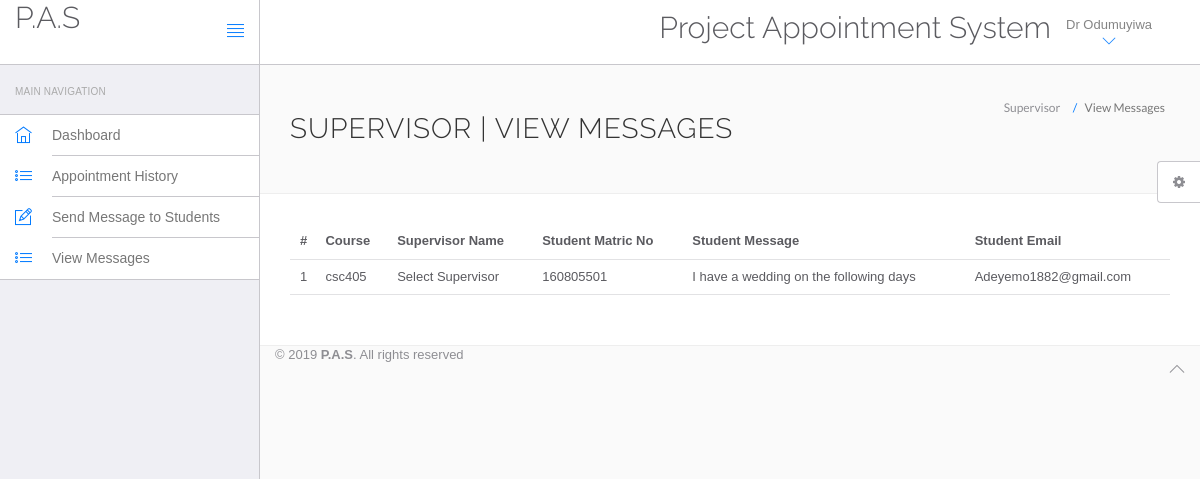
Screenshot of /school/pas/supervisor/view-message.php (signed in) with the database file from the repository.
### tables this page shows
CREATE TABLE IF NOT EXISTS `supervisors` (
  `id` int(11) NOT NULL AUTO_INCREMENT,
  `course` varchar(255) NOT NULL,
  `supervisorName` varchar(255) NOT NULL,
  `address` longtext NOT NULL,
  `contactno` bigint(11) NOT NULL,
  `email` varchar(255) NOT NULL,
  `password` varchar(255) NOT NULL,
  `creationDate` timestamp NOT NULL DEFAULT current_timestamp(),
  `updationDate` varchar(255) NOT NULL,
  PRIMARY KEY (`id`)
);

CREATE TABLE IF NOT EXISTS `supmessage` (
  `id` int(11) NOT NULL AUTO_INCREMENT,
  `supcourse` varchar(255) NOT NULL,
  `supervisor` varchar(255) NOT NULL,
  `email` varchar(255) NOT NULL,
  `matric` varchar(255) NOT NULL,
  `user_message` varchar(255) NOT NULL,
  PRIMARY KEY (`id`)
);

### school/pas/supervisor/view-message.php (the view, shortened to what this page needs)
<?php
include('include/config.php');
?>
<!DOCTYPE html>
<html lang="en">
	<head>
		<link rel="stylesheet" href="vendor/bootstrap/css/bootstrap.min.css">
		<link rel="stylesheet" href="vendor/fontawesome/css/font-awesome.min.css">
		<link rel="stylesheet" href="vendor/themify-icons/themify-icons.min.css">
		<link href="vendor/animate.css/animate.min.css" rel="stylesheet" media="screen">
		<link href="vendor/perfect-scrollbar/perfect-scrollbar.min.css" rel="stylesheet" media="screen">
		<link href="vendor/switchery/switchery.min.css" rel="stylesheet" media="screen">
		<link href="vendor/bootstrap-touchspin/jquery.bootstrap-touchspin.min.css" rel="stylesheet" media="screen">
		<link href="vendor/select2/select2.min.css" rel="stylesheet" media="screen">
		<link href="vendor/bootstrap-datepicker/bootstrap-datepicker3.standalone.min.css" rel="stylesheet" media="screen">
		<link href="vendor/bootstrap-timepicker/bootstrap-timepicker.min.css" rel="stylesheet" media="screen">
		<link rel="stylesheet" href="assets/css/styles.css">
		<link rel="stylesheet" href="assets/css/plugins.css">
		<link rel="stylesheet" href="assets/css/themes/theme-1.css" id="skin_color" />
	</head>
	<body>
		<div id="app">
			<?php include('include/sidebar.php');?>
			<div class="app-content">
		<?php include('include/header.php');?>
		<div class="main-content" >
		<div class="wrap-content container" id="container">
			<section id="page-title">
				<div class="row">
					<div class="col-sm-8">
						<h1 class="mainTitle">Supervisor  | View Messages</h1>
					</div>
					<ol class="breadcrumb">
						<li>
							<span>Supervisor </span>
						</li>
						<li class="active">
							<span>View Messages</span>
						</li>
					</ol>
				</div>
			</section>
	<div class="container-fluid container-fullw bg-white">
        <div class="row">
            <div class="col-md-12">
                <table class="table table-hover" id="sample-table-1">
                    <thead>
						<tr>
							<th class="center">#</th>
							<th class="hidden-xs">Course</th>
							<th>Supervisor Name</th>
							<th>Student Matric No </th>
                            <th>Student Message</th>
                            <th>Student Email</th>
						</tr>
                    </thead>
                    <tbody>
                        <?php
                        $sql = mysqli_query($con, "select * from supmessage") ;
                        $count = 1;
                        while($row = mysqli_fetch_array($sql)){
                        ?>
                        <tr>
                          <td class="center"><?php echo $count; ?> </td>
                          <td class="hidden-xs"><?php echo $row['supcourse'];?></td>
							<td><?php echo $row['supervisor'];?></td>
							<td><?php echo $row['matric'];?> </td>
							<td><?php echo $row['user_message'];?></td>
							<td><?php echo $row['email'];?></td>
                        </tr>
                        <?php
                        $count = $count + 1;
                        };?>
                    </tbody>
                </table>
            </div>
        </div>
    </div>
	<?php include('include/footer.php');?>
	<?php include('include/setting.php');?>
		</div>
    </body>
</html>

### school/pas/supervisor/include/header.php (shortened to what this page needs)
<header class="navbar navbar-default navbar-static-top">
<div class="navbar-header">
	<a class="navbar-brand" href="#">
		<h2 style="padding-top:2% ">P.A.S</h2>
	</a>
	<a href="#" class="sidebar-toggler pull-right visible-md visible-lg" data-toggle-class="app-sidebar-closed" data-toggle-target="#app">
		<i class="ti-align-justify"></i>
	</a>
</div>
<div class="navbar-collapse collapse">
	<ul class="nav navbar-right">
			<li  style="padding-top:2% ">
			<h2>Project Appointment System</h2>
		</li>
	<li class="dropdown current-user">
		<a href class="dropdown-toggle" data-toggle="dropdown">
			<span class="username">
			<?php
			$query = mysqli_query($con,"SELECT supervisorName FROM supervisors WHERE email='".$_SESSION['email']."'");
			while($row=mysqli_fetch_array($query))
			{
				echo $row['supervisorName'];
			}
			?>
			<i class="ti-angle-down"></i></i></span>
		</a>
	</li>
	</ul>
	</div>
	</header>

### school/pas/supervisor/assets/css/themes/theme-1.css (style rules this page uses)
body { background: #FAFAFA; }
header .navbar-header { background: #ffffff !important; border-right-color: #c8c7cc !important; border-bottom-color: #c8c7cc !important; }
header .navbar-header .sidebar-toggler, header .navbar-header .sidebar-mobile-toggler { color: #007aff !important; }
header .navbar-header .navbar-brand { color: #777 !important; }
header .navbar-collapse { background: #ffffff !important; border-bottom-color: #c8c7cc !important; box-shadow: none !important; }
header .navbar-collapse .navbar-right > li > a { color: #777; }
header .navbar-collapse .navbar-right > li > a i { color: #007aff !important; }

### rows the page displays
supervisors: supervisorName "Dr Odumuyiwa"
supmessage: supcourse "csc405", supervisor "Select Supervisor", matric "160805501", user_message "I have a wedding on the following days", email "Adeyemo1882@gmail.com"
